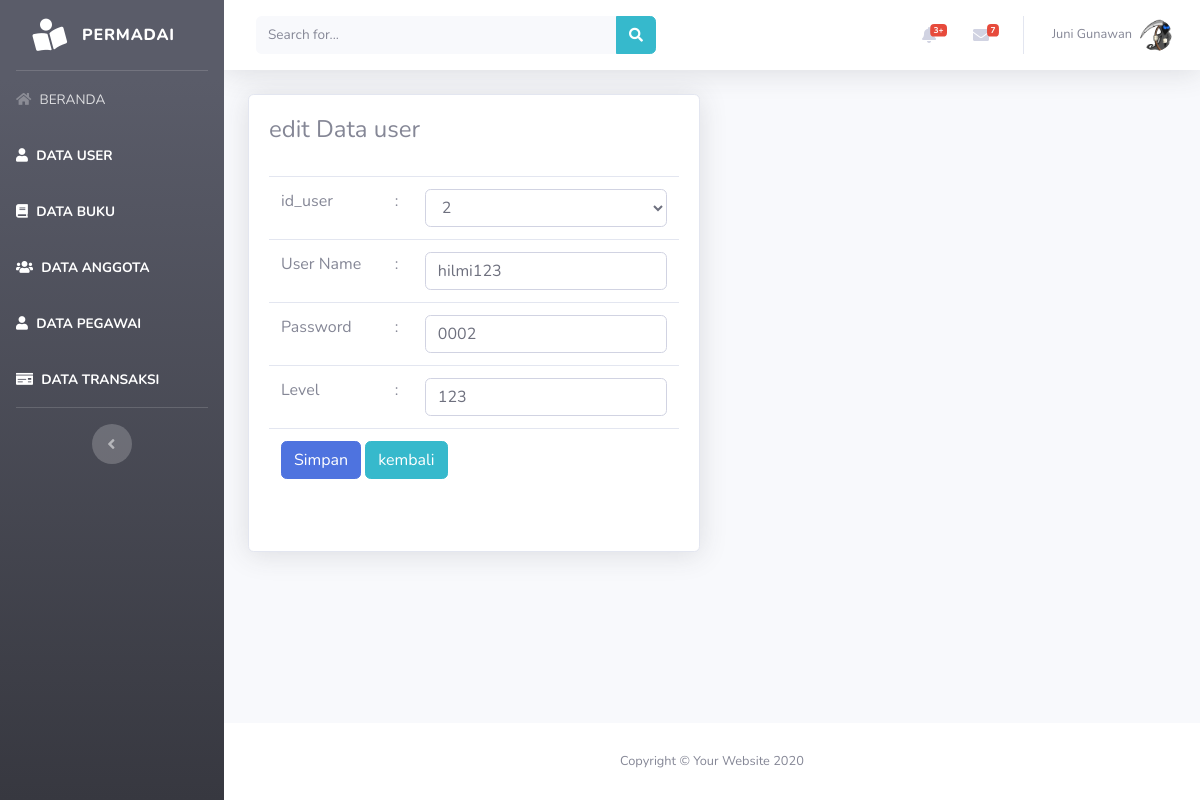
The page /beranda.php?page=user&aksi=edit&id=2 on the database its author committed.
### tables this page shows
CREATE TABLE `tabel_user` (
  `id_user` int(5) NOT NULL,
  `id_pegawai` int(5) NOT NULL,
  `username` varchar(50) NOT NULL,
  `password` varchar(50) NOT NULL,
  `level` int(1) NOT NULL,
  `dibuatpada` datetime NOT NULL
);

### views/user/edituser.php (the view, shortened to what this page needs)
<?php
    @$id_user = $_GET['id'];
    $sql    = "select * from tabel_user where id_user=$id_user";
    $show   = $database->query($sql);
    $hasil  = mysqli_fetch_assoc($show);
?>
<div class="container-fluid">
    <div class="row">
        <div class="col-lg-6">
            <div class="card shadow mb-4">
                <div class="card-body">
                    <div class="table-responsive">
                        <h4>edit Data user</h4>
                        <br>
                        <form action="model/user/edituser.php" method="POST">
                            <table class="table">
                                <tr>
                                    <td>id_user</td>
                                    <td>:</td>
                                    <td>
                                    <?php
                                            $sql ="select * from tabel_user";
                                            $show =$database->query($sql);
                                        ?>
                                        <select class="form-control" name="id_pegawai" id="id_pegawai">
                                            <?php
                                            foreach ($show as $user):
                                            ?>
                                            <option value='<?php echo $user['id_pegawai'] ?>'><?php echo $user['id_pegawai'] ?></option>
                                            <?php
                                            endforeach
                                            ?>
                                        </select>
                                    </td>
                                </tr>
                                <tr>
                                    <td>User Name</td>
                                    <td>:</td>
                                    <td><input type="text"  class="form-control" name="username" id="username" value="<?php echo $hasil['username']?>"></input></td>
                                </tr>
                                <tr>
                                    <td>Password</td>
                                    <td>:</td>
                                    <td><input type="text"  class="form-control" name="password" id="password" value="<?php echo $hasil['password']?>"></input></td>
                                </tr>
                                <tr>
                                    <td>Level</td>
                                    <td>:</td>
                                    <td><input type="text"  class="form-control" name="level" id="level" value="<?php echo $hasil['level']?>"></input></td>
                                </tr>
                                <tr>
                                    <td colspan="3">
                                        <input type="submit" class="btn btn-primary" value="Simpan">
                                        <button type="submit" class="btn btn-info">kembali</button>
                                    </td>
                                </tr>
                            </table>
                        </form>
                    </div>
                </div>
            </div>
        </div>
    </div>
</div>

### rows shown on the page
tabel_user: username "hilmi123", password "0002", level "123"

### other values the page prints
form field id_pegawai "2"
